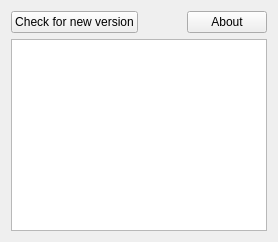
      <widget class="QWidget" name="status_tab">
       <property name="sizePolicy">
        <sizepolicy hsizetype="Preferred" vsizetype="Preferred">
         <horstretch>0</horstretch>
         <verstretch>0</verstretch>
        </sizepolicy>
       </property>
       <attribute name="title">
        <string>Status</string>
       </attribute>
       <layout class="QVBoxLayout" name="verticalLayout_2">
        <item>
         <layout class="QHBoxLayout" name="horizontalLayout_6">
          <property name="spacing">
           <number>0</number>
          </property>
          <property name="sizeConstraint">
           <enum>QLayout::SetDefaultConstraint</enum>
          </property>
          <property name="leftMargin">
           <number>0</number>
          </property>
          <property name="topMargin">
           <number>0</number>
          </property>
          <item alignment="Qt::AlignLeft">
           <widget class="QPushButton" name="check_version">
            <property name="text">
             <string>Check for new version</string>
            </property>
           </widget>
          </item>
          <item alignment="Qt::AlignLeft|Qt::AlignVCenter">
           <widget class="QLabel" name="version_label">
            <property name="sizePolicy">
             <sizepolicy hsizetype="Expanding" vsizetype="Fixed">
              <horstretch>0</horstretch>
              <verstretch>0</verstretch>
             </sizepolicy>
            </property>
            <property name="minimumSize">
             <size>
              <width>0</width>
              <height>0</height>
             </size>
            </property>
            <property name="frameShape">
             <enum>QFrame::NoFrame</enum>
            </property>
            <property name="frameShadow">
             <enum>QFrame::Plain</enum>
            </property>
            <property name="text">
             <string/>
            </property>
            <property name="textFormat">
             <enum>Qt::RichText</enum>
            </property>
            <property name="scaledContents">
             <bool>true</bool>
            </property>
            <property name="margin">
             <number>0</number>
            </property>
            <property name="indent">
             <number>4</number>
            </property>
            <property name="openExternalLinks">
             <bool>true</bool>
            </property>
            <property name="buddy">
             <cstring></cstring>
            </property>
           </widget>
          </item>
          <item>
           <spacer name="horizontalSpacer_5">
            <property name="orientation">
             <enum>Qt::Horizontal</enum>
            </property>
            <property name="sizeHint" stdset="0">
             <size>
              <width>40</width>
              <height>20</height>
             </size>
            </property>
           </spacer>
          </item>
          <item alignment="Qt::AlignRight">
           <widget class="QPushButton" name="about">
            <property name="text">
             <string>About</string>
            </property>
           </widget>
          </item>
         </layout>
        </item>
        <item>
         <widget class="QTextEdit" name="status">
          <property name="enabled">
           <bool>true</bool>
          </property>
          <property name="acceptDrops">
           <bool>false</bool>
          </property>
          <property name="autoFillBackground">
           <bool>false</bool>
          </property>
          <property name="frameShape">
           <enum>QFrame::StyledPanel</enum>
          </property>
          <property name="frameShadow">
           <enum>QFrame::Sunken</enum>
          </property>
          <property name="undoRedoEnabled">
           <bool>false</bool>
          </property>
          <property name="readOnly">
           <bool>true</bool>
          </property>
          <property name="textInteractionFlags">
           <set>Qt::LinksAccessibleByKeyboard|Qt::LinksAccessibleByMouse|Qt::TextBrowserInteraction|Qt::TextSelectableByKeyboard|Qt::TextSelectableByMouse</set>
          </property>
         </widget>
        </item>
       </layout>
      </widget>
